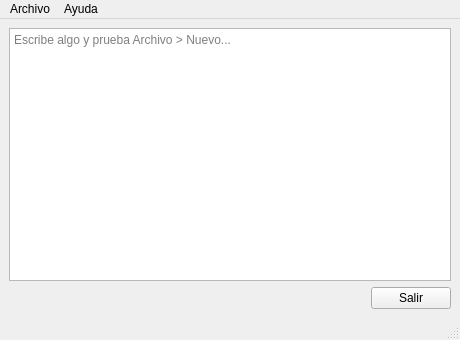
<?xml version="1.0" encoding="UTF-8"?>
<ui version="4.0">
 <class>MainWindow</class>
 <widget class="QMainWindow" name="MainWindow">
  <property name="geometry">
   <rect>
    <x>0</x>
    <y>0</y>
    <width>460</width>
    <height>340</height>
   </rect>
  </property>
  <property name="windowTitle">
   <string>Menús y acciones</string>
  </property>
  <widget class="QWidget" name="centralwidget">
   <layout class="QVBoxLayout" name="vlPrincipal">
    <item>
     <widget class="QTextEdit" name="textDocumento">
      <property name="placeholderText">
       <string>Escribe algo y prueba Archivo &gt; Nuevo...</string>
      </property>
     </widget>
    </item>
    <item>
     <layout class="QHBoxLayout" name="hlBotones">
      <item>
       <spacer name="horizontalSpacer">
        <property name="orientation">
         <enum>Qt::Orientation::Horizontal</enum>
        </property>
        <property name="sizeHint" stdset="0">
         <size>
          <width>40</width>
          <height>20</height>
         </size>
        </property>
       </spacer>
      </item>
      <item>
       <widget class="QPushButton" name="btnSalir">
        <property name="text">
         <string>Salir</string>
        </property>
       </widget>
      </item>
     </layout>
    </item>
   </layout>
  </widget>
  <widget class="QMenuBar" name="menubar">
   <property name="geometry">
    <rect>
     <x>0</x>
     <y>0</y>
     <width>460</width>
     <height>22</height>
    </rect>
   </property>
   <widget class="QMenu" name="menuArchivo">
    <property name="title">
     <string>Archivo</string>
    </property>
    <addaction name="actionNuevo"/>
    <addaction name="separator"/>
    <addaction name="actionSalir"/>
   </widget>
   <widget class="QMenu" name="menuAyuda">
    <property name="title">
     <string>Ayuda</string>
    </property>
    <addaction name="actionAcerca_de"/>
   </widget>
   <addaction name="menuArchivo"/>
   <addaction name="menuAyuda"/>
  </widget>
  <widget class="QStatusBar" name="statusbar"/>
  <action name="actionNuevo">
   <property name="text">
    <string>Nuevo</string>
   </property>
   <property name="statusTip">
    <string>Borra el texto</string>
   </property>
   <property name="shortcut">
    <string>Ctrl+N</string>
   </property>
  </action>
  <action name="actionSalir">
   <property name="text">
    <string>Salir</string>
   </property>
   <property name="statusTip">
    <string>Cierra la aplicación</string>
   </property>
   <property name="shortcut">
    <string>Ctrl+Q</string>
   </property>
  </action>
  <action name="actionAcerca_de">
   <property name="text">
    <string>Acerca de</string>
   </property>
  </action>
 </widget>
 <resources/>
 <connections/>
</ui>
